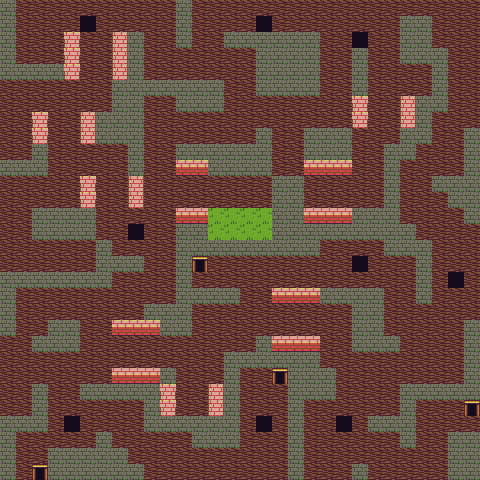

The image is a tile-based game level rendered from a .tmx file. Its description and source (layers, tilesets, objects; grid data summarised) follow:
An orthogonal 30x30 tile map with 16x16 px tiles, 6 tile layers (walls, path, starting point, exits, ...).

<map version="1.10" tiledversion="1.11.0" orientation="orthogonal" renderorder="right-down" width="30" height="30" tilewidth="16" tileheight="16" infinite="0" nextlayerid="15" nextobjectid="4">
 <editorsettings>
  <export target="finalmap..tmx" format="tmx" />
 </editorsettings>
 <tileset firstgid="1" name="test tile" tilewidth="16" tileheight="16" tilecount="120" columns="8">
  <properties>
   <property name="blocked" type="bool" value="true" />
  </properties>
  <image source="basictiles.png" width="128" height="240" />
  <tile id="0">
   <properties>
    <property name="blocked" type="bool" value="false" />
   </properties>
  </tile>
  <tile id="4">
   <properties>
    <property name="blocked" type="bool" value="true" />
    <property name="direction" value="down" />
    <property name="movable" type="bool" value="true" />
   </properties>
  </tile>
  <tile id="5">
   <properties>
    <property name="blocked" type="bool" value="true" />
    <property name="direction" value="left" />
    <property name="movable" type="bool" value="true" />
   </properties>
  </tile>
  <tile id="6">
   <properties>
    <property name="blocked" type="bool" value="true" />
    <property name="direction" value="up" />
    <property name="movable" type="bool" value="true" />
   </properties>
  </tile>
  <tile id="7">
   <properties>
    <property name="blocked" type="bool" value="true" />
    <property name="direction" value="right" />
    <property name="movable" type="bool" value="true" />
   </properties>
  </tile>
  <tile id="14">
   <properties>
    <property name="blocked" type="bool" value="true" />
   </properties>
  </tile>
  <tile id="22">
   <properties>
    <property name="obstacles" type="bool" value="true" />
   </properties>
  </tile>
  <tile id="50">
   <properties>
    <property name="exits" type="bool" value="true" />
   </properties>
  </tile>
 </tileset>
 <layer id="10" name="walls" width="30" height="30">
  <data>[900 cells, 310 non-empty, 1 distinct tile ids]</data>
 </layer>
 <layer id="5" name="path" width="30" height="30">
  <data>[900 cells, 578 non-empty, 1 distinct tile ids]</data>
 </layer>
 <layer id="14" name="starting point" width="30" height="30">
  <data>[900 cells, 8 non-empty, 1 distinct tile ids]</data>
 </layer>
 <layer id="6" name="exits" width="30" height="30">
  <data>[900 cells, 4 non-empty, 1 distinct tile ids]</data>
 </layer>
 <layer id="7" name="static obstacles" width="30" height="30">
  <data>[900 cells, 9 non-empty, 1 distinct tile ids]</data>
 </layer>
 <layer id="8" name="moving walls" width="30" height="30">
  <data>[900 cells, 44 non-empty, 4 distinct tile ids]</data>
 </layer>
</map>
